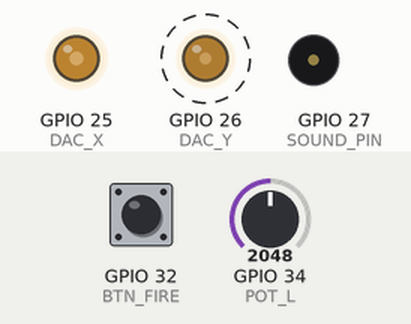
Bench run of a sketch on a simulated ESP32. Shown: output pins drawn as LEDs (lit = HIGH), buzzer (waves = sounding). Dashed ring = blinking. The inputs (shaded band) are chosen by the test bench; at power-on: GPIO 32 (BTN_FIRE) HIGH, GPIO 34 (POT_L) = 2048 (analog values on the 0–4095 scale).

Above: at 0.38 s.
1.5 s: GPIO 32 (BTN_FIRE) pulled LOW for 0.15 s
At 2.9 s:
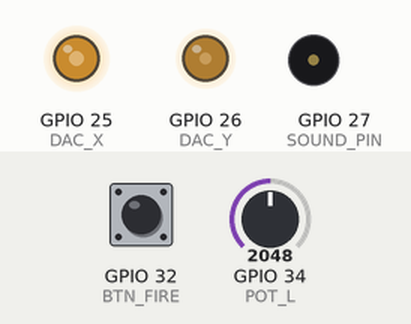
Timing chart, 0 to 3.0 s (numbered marks = the images above; inputs shaded):
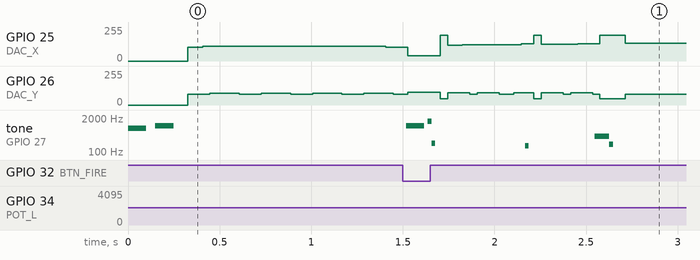

Measured:
- after the input at 1.5 s, tone on GPIO 27 (SOUND_PIN): plays 1000 Hz for 0.10 s, 1500 Hz for 0.02 s, 220 Hz for 0.02 s, 175 Hz for 0.02 s, 400 Hz for 0.08 s, 196 Hz for 0.02 s, starting at once

The sketch:

ESP32_XY_Pong_Invaders_V0.1.ino
```cpp
// ESP32 Vectorgame Console V0.1 beta by Ingmar Bihlo (ingmarsretro) jan.2026
// the esp-32 controller generates analoge voltage for x- and y- axis to be routed to an old crt oszilloscope
// in XY-Mode. The scope beam drawing all objects sequencial in vectors (you know VECTREX ?).
// to simulate the "blanking" of the beam e.g. while moving from one object to the next the speed of the beam is higher
// so you (allmost) dont see it.
// this code was written for a demonstration at the fh-day
// but i will it go on with it ...
#include <Arduino.h>

/* =================== IOs input and output ports =================== */
#define DAC_X 25   //dac out for x axis
#define DAC_Y 26   //dac out for y axix
#define POT_L 34   //adc in for poti left
#define POT_R 35   //adc in for poti right
#define BTN_FIRE 32  //digital in for fire/start button
#define SOUND_PIN 27 //pwm out for buzzer/speaker
#define SOUND_CH  0

/* =================== voltages for field size and objektpos =================== */
#define SCREEN_MIN 20
#define SCREEN_MAX 235
#define FIELD_LEFT   30
#define FIELD_RIGHT  225
#define FIELD_BOTTOM 30
#define FIELD_TOP    220
#define PADDLE_X_L 40
#define PADDLE_X_R 215
#define PADDLE_H   35

/* =================== game modes enum =================== */
enum GameMode {
  MODE_SELECT,
  MODE_PONG,
  MODE_INVADERS
};

GameMode currentMode = MODE_SELECT;

/* =================== PONG Variablen =================== */
float ballX = 128, ballY = 128;
float ballVX = 1.2, ballVY = 0.9;
int scoreL = 0;
int scoreR = 0;
bool pongGameOver = false;
unsigned long pongGameOverTime = 0;
#define PONG_WIN_SCORE 5

/* =================== INVADERS Variablen =================== */
#define X_MIN 20
#define X_MAX 235
#define Y_MIN 30
#define Y_MAX 220
#define PLAYER_Y 50
#define INV_STEP_DOWN 10
#define INV_COUNT 5

float playerX = 128;
bool shotActive = false;
float shotX, shotY;
bool invAlive[INV_COUNT];
float invX[INV_COUNT];
float invY[INV_COUNT];
float invDir = 1;
bool gameOver = false;
unsigned long gameOverTime = 0;
unsigned long lastInvaderSound = 0;
int invaderSoundStep = 0;
const int invaderTones[4] = { 220, 175, 196, 165 };

/* =================== MENU Variablen =================== */
int menuSelection = 0; // 0=PONG, 1=INVADERS
unsigned long lastButtonPress = 0;

/* =================== dac =================== */
inline void setXY(uint8_t x, uint8_t y) {
  dacWrite(DAC_X, x);
  dacWrite(DAC_Y, y);
}

inline void jumpTo(uint8_t x, uint8_t y) {
  setXY(x, y);
  delayMicroseconds(2);
}

/* =================== sound =================== */
void tonausgabe(int freq, int dur_ms) {
  ledcWriteTone(SOUND_PIN, freq);
  delay(dur_ms);
  ledcWriteTone(SOUND_PIN, 0);
}

/* =================== draw lines =================== */
void drawLine(uint8_t x0, uint8_t y0, uint8_t x1, uint8_t y1) {
  const int steps = 24;
  for (int i = 0; i <= steps; i++) {
    float t = (float)i / steps;
    setXY(
      x0 + t * (x1 - x0),
      y0 + t * (y1 - y0)
    );
    delayMicroseconds(10);
  }
}

void drawRect(uint8_t x, uint8_t y, uint8_t w, uint8_t h) {
  drawLine(x, y, x + w, y);
  drawLine(x + w, y, x + w, y + h);
  drawLine(x + w, y + h, x, y + h);
  drawLine(x, y + h, x, y);
}

/* =================== numbers - digits =================== */
void drawDigit(uint8_t d, uint8_t x, uint8_t y, uint8_t s) {
  static const uint8_t seg[10][7] = {
    {1,1,1,1,1,1,0},{0,1,1,0,0,0,0},{1,1,0,1,1,0,1},
    {1,1,1,1,0,0,1},{0,1,1,0,0,1,1},{1,0,1,1,0,1,1},
    {1,0,1,1,1,1,1},{1,1,1,0,0,0,0},{1,1,1,1,1,1,1},
    {1,1,1,1,0,1,1}
  };

  uint8_t w = s, h = s * 2;

  if (seg[d][0]) drawLine(x, y+h, x+w, y+h);
  if (seg[d][1]) drawLine(x+w, y+h, x+w, y+h/2);
  if (seg[d][2]) drawLine(x+w, y+h/2, x+w, y);
  if (seg[d][3]) drawLine(x, y, x+w, y);
  if (seg[d][4]) drawLine(x, y+h/2, x, y);
  if (seg[d][5]) drawLine(x, y+h, x, y+h/2);
  if (seg[d][6]) drawLine(x, y+h/2, x+w, y+h/2);
}

/* =================== text characters for "FH KAERNTEN" =================== */
void drawCharF(int x,int y,int s){
  drawLine(x,y,x,y+3*s);
  drawLine(x,y+3*s,x+2*s,y+3*s);
  drawLine(x,y+2*s,x+2*s,y+2*s);
}
void drawCharH(int x,int y,int s){
  drawLine(x,y,x,y+3*s);
  drawLine(x+2*s,y,x+2*s,y+3*s);
  drawLine(x,y+2*s,x+2*s,y+2*s);
}
void drawCharK(int x,int y,int s){
  drawLine(x,y,x,y+3*s);
  drawLine(x,y+2*s,x+2*s,y+3*s);
  drawLine(x,y+2*s,x+2*s,y);
}
void drawCharA(int x,int y,int s){
  drawLine(x,y,x+s,y+3*s);
  drawLine(x+s,y+3*s,x+2*s,y);
  drawLine(x+s/2,y+2*s,x+3*s/2,y+2*s);
}
void drawCharE(int x,int y,int s){
  drawLine(x,y,x,y+3*s);
  drawLine(x,y+3*s,x+2*s,y+3*s);
  drawLine(x,y+2*s,x+2*s,y+2*s);
  drawLine(x,y,x+2*s,y);
}
void drawCharR(int x,int y,int s){
  drawLine(x,y,x,y+3*s);
  drawLine(x,y+3*s,x+2*s,y+3*s);
  drawLine(x+2*s,y+3*s,x+2*s,y+2*s);
  drawLine(x,y+2*s,x+2*s,y+2*s);
  drawLine(x,y+2*s,x+2*s,y);
}
void drawCharN(int x,int y,int s){
  drawLine(x,y,x,y+3*s);
  drawLine(x,y+3*s,x+2*s,y);
  drawLine(x+2*s,y,x+2*s,y+3*s);
}
void drawCharT(int x,int y,int s){
  drawLine(x,y+3*s,x+2*s,y+3*s);
  drawLine(x+s,y,x+s,y+3*s);
}
void drawCharP(int x,int y,int s){
  drawLine(x,y,x,y+3*s);
  drawLine(x,y+3*s,x+2*s,y+3*s);
  drawLine(x+2*s,y+3*s,x+2*s,y+2*s);
  drawLine(x,y+2*s,x+2*s,y+2*s);
}
void drawCharO(int x,int y,int s){
  drawLine(x,y,x,y+3*s);
  drawLine(x,y+3*s,x+2*s,y+3*s);
  drawLine(x+2*s,y+3*s,x+2*s,y);
  drawLine(x,y,x+2*s,y);
}
void drawCharG(int x,int y,int s){
  drawLine(x+2*s,y,x+2*s,y+3*s);
  drawLine(x,y+3*s,x+2*s,y+3*s);
  drawLine(x,y+2*s,x+2*s,y+2*s);
  drawLine(x,y,x+2*s,y);
}
void drawCharI(int x,int y,int s){
  drawLine(x,y,x,y+3*s);
}
void drawCharV(int x,int y,int s){
  drawLine(x,y+3*s,x+s,y);
  drawLine(x+s,y,x+2*s,y+3*s);
}
void drawCharD(int x,int y,int s){
  drawLine(x,y,x,y+3*s);
  drawLine(x,y+3*s,x+2*s,y+2*s);
  drawLine(x+2*s,y+2*s,x+2*s,y+s);
  drawLine(x+2*s,y+s,x,y);
}
void drawCharS(int x,int y,int s){
  drawLine(x,y,x+2*s,y);
  drawLine(x,y,x,y+s);
  drawLine(x,y+s,x+2*s,y+s);
  drawLine(x+2*s,y+s,x+2*s,y+2*s);
  drawLine(x,y+2*s,x+2*s,y+2*s);
  drawLine(x,y+2*s,x,y+3*s);
  drawLine(x,y+3*s,x+2*s,y+3*s);
}

void drawTextFHKaernten() {
  int x = 50, y = 35, s = 4;
  drawCharF(x,y,s); x+=14;
  drawCharH(x,y,s); x+=22;
  drawCharK(x,y,s); x+=14;
  drawCharA(x,y,s); x+=14;
  drawCharE(x,y,s); x+=14;
  drawCharR(x,y,s); x+=14;
  drawCharN(x,y,s); x+=14;
  drawCharT(x,y,s); x+=14;
  drawCharE(x,y,s); x+=14;
  drawCharN(x,y,s);
}

/* =================== menue =================== */
void drawMenuPong(int y) {
  int x = 70, s = 5;
  drawCharP(x,y,s); x+=14;
  drawCharO(x,y,s); x+=14;
  drawCharN(x,y,s); x+=14;
  drawCharG(x,y,s);
}

void drawMenuInvader(int y) {
  int x = 50, s = 5;
  drawCharI(x,y,s); x+=10;
  drawCharN(x,y,s); x+=14;
  drawCharV(x,y,s); x+=14;
  drawCharA(x,y,s); x+=14;
  drawCharD(x,y,s); x+=14;
  drawCharE(x,y,s); x+=14;
  drawCharR(x,y,s);
}

void drawMenu() {
  jumpTo(0,0);

  drawTextFHKaernten();

  // PONG Option
  drawMenuPong(140);
  if (menuSelection == 0) {
    drawRect(60, 135, 100, 25); // frame for pong
  }

  // INVADER Option
  drawMenuInvader(100);
  if (menuSelection == 1) {
    drawRect(40, 95, 140, 25); // frame for invader
  }
}

void updateMenu() {
  // read poti for selection
  int potVal = analogRead(POT_L);
  menuSelection = (potVal > 2047) ? 1 : 0;

  // read button press for execution
  if (digitalRead(BTN_FIRE) == LOW && millis() - lastButtonPress > 300) {
    lastButtonPress = millis();
    tonausgabe(1000, 100);

    if (menuSelection == 0) {
      currentMode = MODE_PONG;
      // PONG initialisieren
      ballX = 128; ballY = 128;
      ballVX = 1.2; ballVY = 0.9;
      scoreL = 0; scoreR = 0;
      pongGameOver = false;
      }
    else {
      currentMode = MODE_INVADERS;
      // INVADERS initialisieren
      gameOver = false;
      shotActive = false;
      for(int i=0;i<INV_COUNT;i++){
        invAlive[i]=true;
        invX[i]=60+i*30;
        invY[i]=180;
      }
    }
  }
}

/* =================== PONG game =================== */
void updatePong(int pL, int pR) {
  if (pongGameOver) {
    // Zurück zum Menü nach 5 Sekunden
    if (millis() - pongGameOverTime > 5000) {
      currentMode = MODE_SELECT;
      pongGameOver = false;
      menuSelection = 0;
    }
    return;
  }

  ballX += ballVX;
  ballY += ballVY;

  if (ballY < FIELD_BOTTOM || ballY > FIELD_TOP) {
    ballVY *= -1;
    tonausgabe(900, 35);
  }

  if (ballX < PADDLE_X_L+3 && ballY > pL && ballY < pL+PADDLE_H) {
    ballVX *= -1;
    tonausgabe(1200, 50);
  }

  if (ballX > PADDLE_X_R-3 && ballY > pR && ballY < pR+PADDLE_H) {
    ballVX *= -1;
    tonausgabe(1200, 50);
  }

  if (ballX < FIELD_LEFT) {
    scoreR++;
    tonausgabe(500, 120);
    if (scoreR >= PONG_WIN_SCORE) {
      pongGameOver = true;
      pongGameOverTime = millis();
      tonausgabe(300, 500);
    }
    ballX = 128; ballY = 128;
  }

  if (ballX > FIELD_RIGHT) {
    scoreL++;
    tonausgabe(500, 120);
    if (scoreL >= PONG_WIN_SCORE) {
      pongGameOver = true;
      pongGameOverTime = millis();
      tonausgabe(300, 500);
    }
    ballX = 128; ballY = 128;
  }
}

void drawPong(int pL, int pR) {
  jumpTo(0,0);

  drawRect(FIELD_LEFT,FIELD_BOTTOM,FIELD_RIGHT-FIELD_LEFT,FIELD_TOP-FIELD_BOTTOM);

  drawLine(PADDLE_X_L,pL,PADDLE_X_L,pL+PADDLE_H);
  drawLine(PADDLE_X_R,pR,PADDLE_X_R,pR+PADDLE_H);

  drawRect(ballX,ballY,4,4);

  drawDigit(scoreL%10,90,200,6);
  drawDigit(scoreR%10,150,200,6);

  drawTextFHKaernten();

  // Game Over display
  if (pongGameOver) {
    drawLine(70,120,180,120);
    drawLine(70,110,180,110);
    drawLine(70,130,180,130);
  }
}

/* =================== INVADERS game =================== */
int aliveInvaders() {
  int c=0;
  for(int i=0;i<INV_COUNT;i++)
    if(invAlive[i]) c++;
  return c;
}

void updateInvaderSound() {
  if (gameOver) return;
  int alive = aliveInvaders();
  int interval = 500 - (INV_COUNT - alive) * 80;
  interval = constrain(interval, 80, 500);
  if (millis() - lastInvaderSound > interval) {
    lastInvaderSound = millis();
    ledcWriteTone(SOUND_PIN, invaderTones[invaderSoundStep]);
    delay(20);
    ledcWriteTone(SOUND_PIN, 0);
    invaderSoundStep = (invaderSoundStep + 1) % 4;
  }
}

void updateInvaders() {
  if (gameOver) {
    // Zurück zum Menü nach 5 Sekunden
    if (millis() - gameOverTime > 5000) {
      currentMode = MODE_SELECT;
      gameOver = false;
      menuSelection = 1;
    }
    return;
  }

  playerX = map(analogRead(POT_L),0,4095,X_MIN+10,X_MAX-10);

  if (!shotActive && digitalRead(BTN_FIRE)==LOW){
    shotActive=true;
    shotX=playerX;
    shotY=PLAYER_Y+8;
    tonausgabe(1500,20);
  }

  if (shotActive){
    shotY+=2;
    if (shotY>Y_MAX) shotActive=false;

    for(int i=0;i<INV_COUNT;i++){
      if(invAlive[i] &&
         abs(shotX-invX[i])<6 &&
         abs(shotY-invY[i])<4){
        invAlive[i]=false;
        shotActive=false;
        tonausgabe(400,80);

        // Prüfen ob alle Invader zerstört
        if (aliveInvaders() == 0) {
          gameOver = true;
          gameOverTime = millis();
          tonausgabe(800, 100);
          delay(50);
          tonausgabe(1000, 100);
          delay(50);
          tonausgabe(1200, 200);
        }
      }
    }
  }

  bool hitBorder=false;
  int alive = aliveInvaders();
  float speed = 0.6 + (INV_COUNT - alive) * 0.35;

  for(int i=0;i<INV_COUNT;i++){
    if(!invAlive[i]) continue;
    invX[i]+= (invDir>0?speed:-speed);
    if(invX[i]<X_MIN+10 || invX[i]>X_MAX-10)
      hitBorder=true;
  }

  if(hitBorder){
    invDir=-invDir;
    for(int i=0;i<INV_COUNT;i++){
      invY[i]-=INV_STEP_DOWN;
      if(invAlive[i] && invY[i]<=PLAYER_Y+5){
        gameOver=true;
        gameOverTime = millis();
        tonausgabe(120,400);
      }
    }
  }
}

void drawInvaders() {
  jumpTo(0,0);

  // Player (Kanone)
  drawLine(playerX-8,PLAYER_Y,playerX+8,PLAYER_Y);
  drawLine(playerX+8,PLAYER_Y,playerX,PLAYER_Y+10);
  drawLine(playerX,PLAYER_Y+10,playerX-8,PLAYER_Y);

  // Schuss
  if(shotActive)
    drawLine(shotX, shotY, shotX, shotY+6);

  // Invaders
  for(int i=0;i<INV_COUNT;i++)
    if(invAlive[i])
      drawRect(invX[i]-6,invY[i]-4,12,8);

  drawTextFHKaernten();

  // Game Over
  if(gameOver){
    drawLine(90,120,170,120);
    drawLine(90,110,170,110);
  }
}

/* =================== setup =================== */
void setup() {
  analogReadResolution(12);
  pinMode(BTN_FIRE, INPUT_PULLUP);
  ledcAttach(SOUND_PIN, 2000, 8);

  // Startton
  tonausgabe(800, 100);
  delay(50);
  tonausgabe(1000, 100);
}

/* =================== mainloop =================== */
void loop() {
  switch(currentMode) {
    case MODE_SELECT:
      updateMenu();
      drawMenu();
      break;

    case MODE_PONG:
      {
        int pL = map(analogRead(POT_L),0,4095,FIELD_BOTTOM,FIELD_TOP-PADDLE_H);
        int pR = map(analogRead(POT_R),0,4095,FIELD_BOTTOM,FIELD_TOP-PADDLE_H);
        updatePong(pL, pR);
        drawPong(pL, pR);
      }
      break;

    case MODE_INVADERS:
      updateInvaders();
      updateInvaderSound();
      drawInvaders();
      break;
  }
}
```
